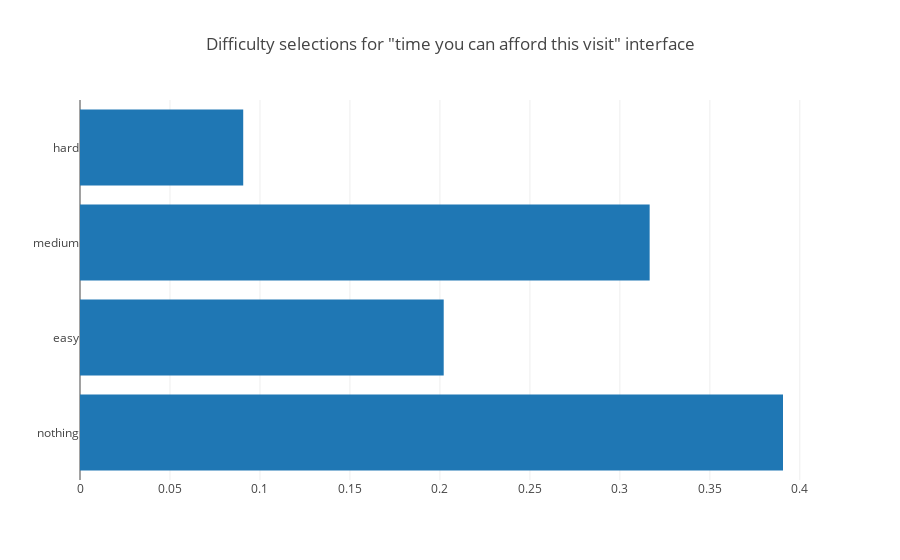

Notebook code cell kept with this figure:
### Code cell
plotdict(get_choose_difficulty_counts_for_user_list_user_normalized(difficulty_interface_to_users['time_afford']), 'Difficulty selections for "time you can afford this visit" interface')

### Figure 1 — Plotly figure (JSON) as saved in the notebook; plotly's stock layout.template omitted (floating-point values rounded to 4 significant figures)
{"data": [{"orientation": "h", "type": "bar", "uid": "fde50ee0-6b83-46cc-8342-a961086aa3f2", "x": [0.3906, 0.2021, 0.3166, 0.0907], "y": ["nothing", "easy", "medium", "hard"]}], "layout": {"title": {"text": "Difficulty selections for \"time you can afford this visit\" interface"}}}
